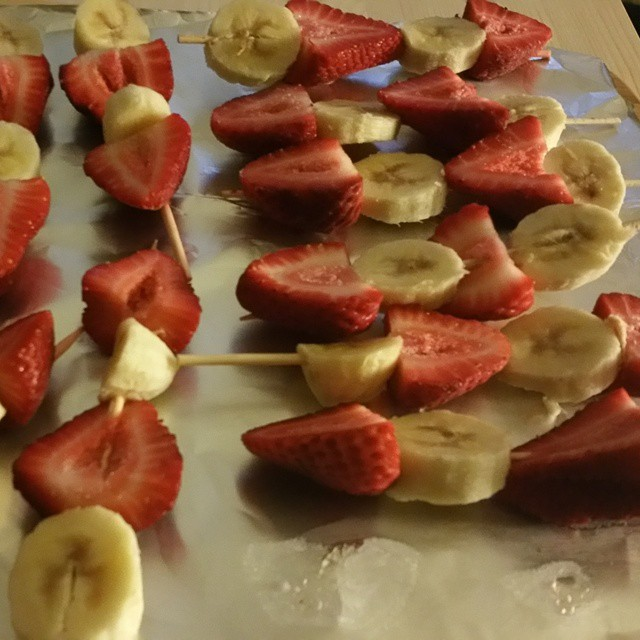
#> input picture Miscellaneous (Deprecated Code])/Strawberry identification/Straw 1.jpg, 640 x 640 px
$ python -i DataStorage.py   (imports and definitions only)   (older library calls are emulated)
#> lines starting #> are read from the running program, lines starting #| are printed output that depends on the picture; after the words box and inside, x2 and y2 are one past the last pixel; in counts of white or black regions, pixels touching at a corner belong together
#> further down, picture is the input picture: shape (640, 640, 3); mean B, G, R 60.3, 94.5, 134

import cv2
import numpy as np
#import antigravity
import time
import datetime


def save(input, camera=""):
	#code to store frame as an unique image here
#> called with camera = ''
	newImage1 = np.copy(input)
	dimen = np.shape(newImage1)
#> dimen = (640, 640, 3)
	now = datetime.datetime.now()
	tempfileName1 = "data/" + str(now.year)+"_"+str(now.month)+"_"+str(now.day)+"_"+str(now.hour)+"_"+str(now.minute)+"_"+str(now.second)+camera + ".png"
	cv2.imwrite(tempfileName1, newImage1)

	#code to store information in a .txt file
	f= open("data/" + str(now.year)+"_"+str(now.month)+"_"+str(now.day)+"_"+str(now.hour)+"_"+str(now.minute)+"_"+str(now.second)+camera + ".txt","w+")
	f.write(str(now))
	f.write("\n")

	#create a binary mask of potential strawberry pixels
	imageHSV = cv2.cvtColor(newImage1, cv2.COLOR_BGR2HSV)
#> imageHSV: shape (640, 640, 3); mean H, S, V 16.4, 152.1, 134.2

	redMin1 = np.array([0, 100, 0],np.uint8)	#Hue ranges 0-180, Saturation ranges 0-255, Value ranges 0-255
	redMax1 = np.array([5, 255, 225],np.uint8)

	redMin2 = np.array([160, 50, 0],np.uint8)
	redMax2 = np.array([179, 255, 225],np.uint8)

	red1 = cv2.inRange(imageHSV, redMin1, redMax1)
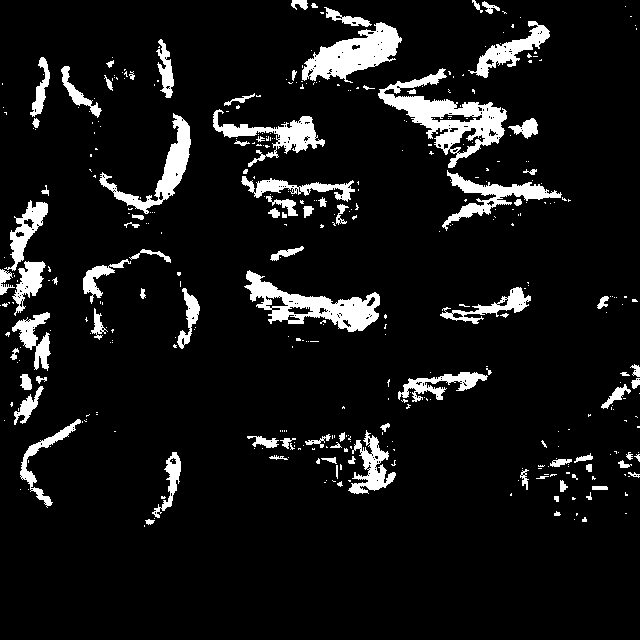
#> red1: shape (640, 640); 8.5% white; 401 white regions (310 under 20 px), largest, box (x1, y1, x2, y2) and area: (378, 68, 507, 168) 4069, (244, 270, 380, 332) 3119, (302, 22, 402, 83) 2976
	red2 = cv2.inRange(imageHSV, redMin2, redMax2)
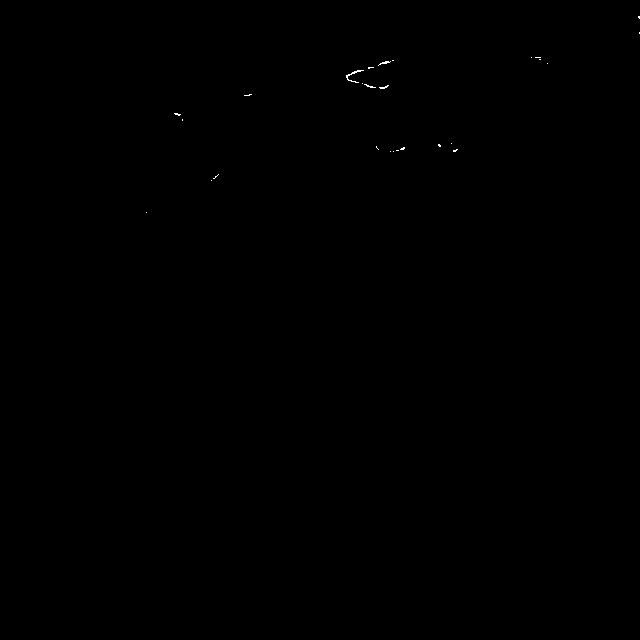
#> red2: shape (640, 640); 0.05% white in thin lines or dots, all inside (x1, y1, x2, y2) = (146, 16, 640, 213)

	threshRed = np.zeros_like(red1)
	cv2.bitwise_or(red1, red2, threshRed, mask=None)

	#Morphological open, kernel will likely need to be tweaked.  It might be worth it for ADEV to look into using a custom kernel
	kernel = np.ones((3,3),np.uint8)
	morphed = cv2.erode(threshRed, kernel, iterations = 2)
#> threshRed: shape (640, 640); 8.5% white; 411 white regions (320 under 20 px), largest, box (x1, y1, x2, y2) and area: (378, 68, 507, 168) 4104, (244, 270, 380, 332) 3119, (302, 22, 402, 83) 3060
	morphed = cv2.dilate(morphed, kernel, iterations = 3)

		#Connected components count.  How many strawberries are there, find centroids
	connectivity = 8
	components = cv2.connectedComponentsWithStats(morphed, connectivity, cv2.CV_32S)
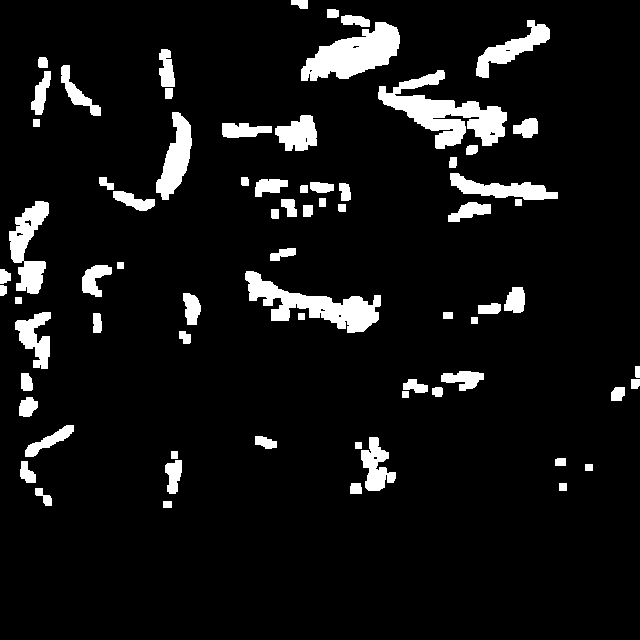
#> morphed: shape (640, 640); 7.9% white; 72 white regions, largest, box (x1, y1, x2, y2) and area: (378, 70, 507, 149) 4113, (301, 22, 400, 81) 3268, (245, 271, 381, 333) 3245
	centroids = components[3]	#centroids of x and y values.  each row is a new "strawberry"'s cemtroid
	count = np.shape(centroids)
#> count = (73, 2)

		#run a loop to write a line in .txt for each distinct strawberry
	if(count[0] == 0):
		f.write("No Strawberries Found")
	for x in range(0,count[0]):
		strawberryString = "Strawberry at coordinates " + str(centroids[x,0]) + " , " + str(centroids[x,1])
		f.write(strawberryString)
		f.write("\n")


>>> import cv2
>>> picture = cv2.imread('../../../Miscellaneous (Deprecated Code])/Strawberry identification/Straw 1.jpg')
>>> result = save(picture)

$ run again, on Miscellaneous (Deprecated Code])/Strawberry identification/Straw 2.jpg
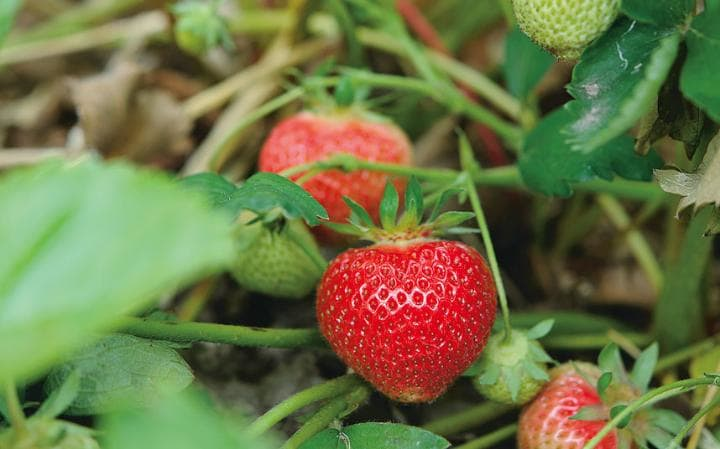
#> input picture Miscellaneous (Deprecated Code])/Strawberry identification/Straw 2.jpg, 720 x 449 px
#> picture is the input picture: shape (449, 720, 3); mean B, G, R 69.8, 116.3, 110.2
#> imageHSV: shape (449, 720, 3); mean H, S, V 44.3, 125.1, 133.3
#> in save, `red1 = cv2.inRange(imageHSV, redMin1, redMax1)`:
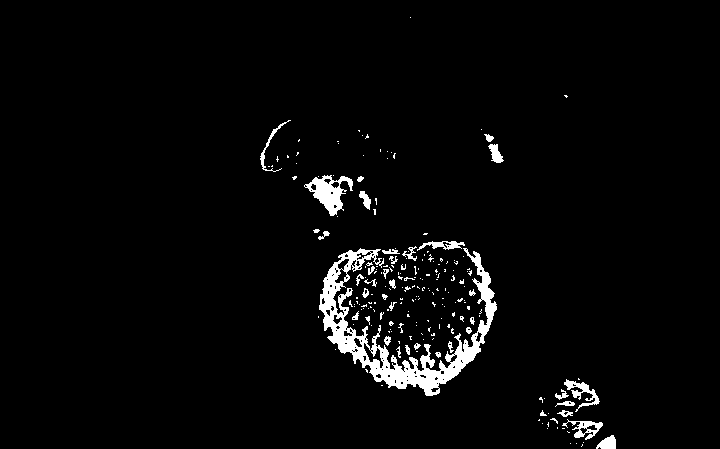
#> red1: shape (449, 720); 3.2% white; 208 white regions (168 under 20 px), largest, box (x1, y1, x2, y2) and area: (319, 248, 497, 396) 6003, (304, 175, 353, 216) 895, (564, 379, 600, 412) 365
#> red2: shape (449, 720); 2.5% white; 89 white regions (63 under 20 px), largest, box (x1, y1, x2, y2) and area: (333, 248, 488, 372) 6215, (394, 254, 413, 295) 217, (407, 245, 436, 278) 158
#> threshRed: shape (449, 720); 5.7% white; 85 white regions (61 under 20 px), largest, box (x1, y1, x2, y2) and area: (319, 241, 497, 396) 14834, (304, 175, 353, 216) 895, (555, 379, 600, 412) 502
#> in save, `components = cv2.connectedComponentsWithStats(morphed, connectivity, c..`:
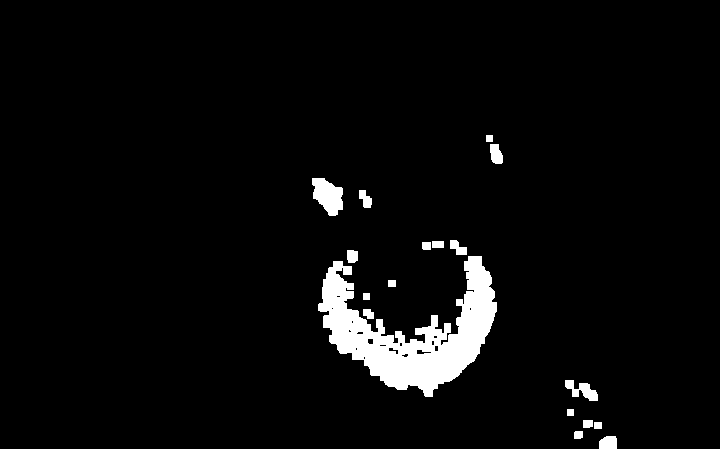
#> morphed: shape (449, 720); 4.1% white; 18 white regions, largest, box (x1, y1, x2, y2) and area: (318, 256, 497, 397) 10632, (312, 178, 343, 216) 802, (565, 380, 598, 401) 353

$ run again, on Miscellaneous (Deprecated Code])/Strawberry identification/Straw 3.jpg
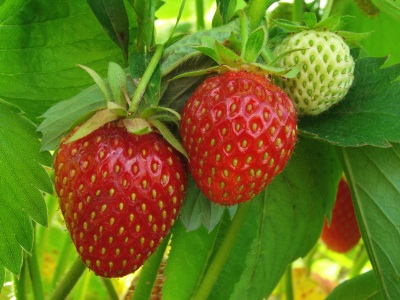
#> input picture Miscellaneous (Deprecated Code])/Strawberry identification/Straw 3.jpg, 400 x 300 px
#> picture is the input picture: shape (300, 400, 3); mean B, G, R 29.2, 114, 105.3
#> imageHSV: shape (300, 400, 3); mean H, S, V 37.3, 206, 141
#> in save, `red1 = cv2.inRange(imageHSV, redMin1, redMax1)`:
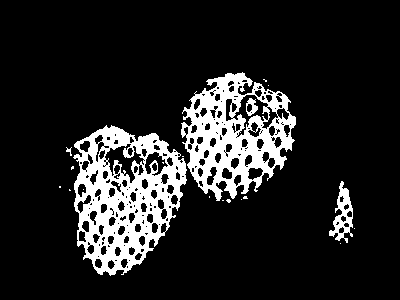
#> red1: shape (300, 400); 13.9% white; 20 white regions (15 under 20 px), largest, box (x1, y1, x2, y2) and area: (73, 125, 187, 276) 8721, (181, 72, 296, 201) 7102, (329, 181, 353, 243) 630, (246, 98, 258, 116) 115, (66, 147, 72, 156) 24
#> red2: shape (300, 400); 1.6% white; 106 white regions (96 under 20 px), largest, box (x1, y1, x2, y2) and area: (103, 144, 144, 183) 608, (234, 95, 268, 138) 300, (145, 152, 168, 176) 240
#> threshRed: shape (300, 400); 15.5% white; 17 white regions (13 under 20 px), largest, box (x1, y1, x2, y2) and area: (73, 125, 187, 276) 9971, (181, 72, 296, 201) 7900, (329, 181, 353, 243) 630, (66, 147, 72, 156) 24
#> in save, `components = cv2.connectedComponentsWithStats(morphed, connectivity, c..`:
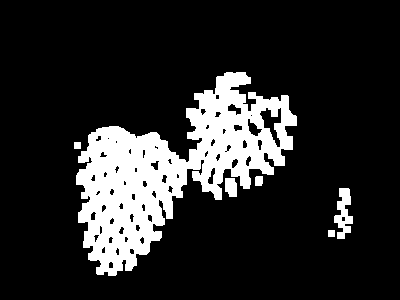
#> morphed: shape (300, 400); 16.2% white; 6 white regions, box (x1, y1, x2, y2) and area: (76, 72, 297, 276) 18540, (334, 188, 353, 239) 552, (225, 178, 237, 197) 201, (255, 176, 263, 186) 77, (74, 142, 81, 149) 49, (328, 230, 335, 237) 49
